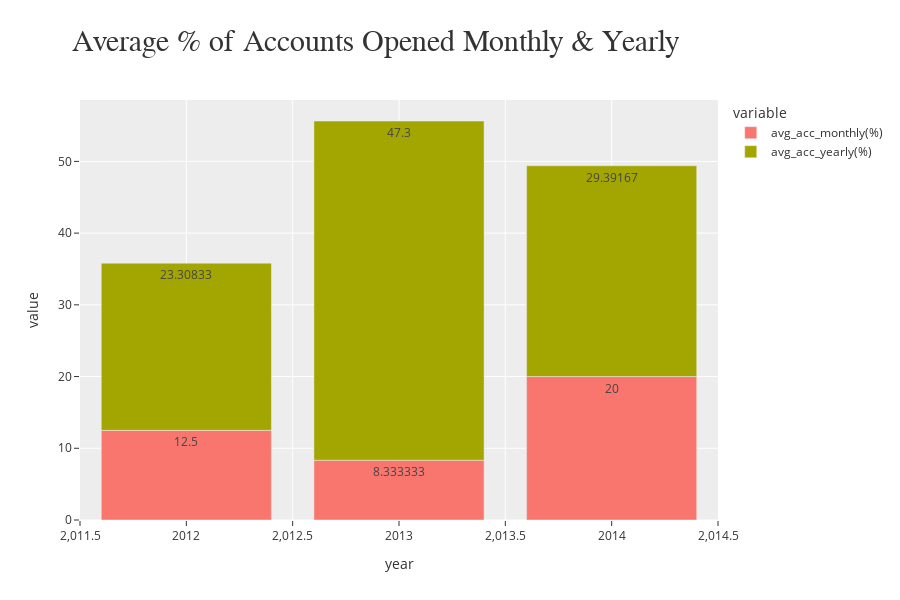

Notebook code for this chart:
### Code cell
fig = plx.bar(total_average, x='year', y=['avg_acc_monthly(%)', 'avg_acc_yearly(%)'], text_auto=True, 
              title='Average % of Accounts Opened Monthly & Yearly', template='ggplot2')
fig.update_layout(height=600, width=900, title=dict(x=0.08, y=0.95, font=dict(size=30, family='Times New Roman')))
fig.show()

### Figure 1 — Plotly figure (JSON) as saved in the notebook; plotly's stock layout.template omitted (floating-point values rounded to 4 significant figures)
{"data": [{"alignmentgroup": "True", "hovertemplate": "variable=avg_acc_monthly(%)<br>year=%{x}<br>value=%{y}<extra></extra>", "legendgroup": "avg_acc_monthly(%)", "marker": {"color": "#F8766D", "pattern": {"shape": ""}}, "name": "avg_acc_monthly(%)", "offsetgroup": "avg_acc_monthly(%)", "orientation": "v", "showlegend": true, "textposition": "auto", "texttemplate": "%{y}", "type": "bar", "x": [2012, 2013, 2014], "xaxis": "x", "y": [12.5, 8.333, 20], "yaxis": "y"}, {"alignmentgroup": "True", "hovertemplate": "variable=avg_acc_yearly(%)<br>year=%{x}<br>value=%{y}<extra></extra>", "legendgroup": "avg_acc_yearly(%)", "marker": {"color": "#A3A500", "pattern": {"shape": ""}}, "name": "avg_acc_yearly(%)", "offsetgroup": "avg_acc_yearly(%)", "orientation": "v", "showlegend": true, "textposition": "auto", "texttemplate": "%{y}", "type": "bar", "x": [2012, 2013, 2014], "xaxis": "x", "y": [23.31, 47.3, 29.39], "yaxis": "y"}], "layout": {"barmode": "relative", "height": 600, "legend": {"title": {"text": "variable"}, "tracegroupgap": 0}, "title": {"font": {"family": "Times New Roman", "size": 30}, "text": "Average % of Accounts Opened Monthly & Yearly", "x": 0.08, "y": 0.95}, "width": 900, "xaxis": {"anchor": "y", "domain": [0, 1], "title": {"text": "year"}}, "yaxis": {"anchor": "x", "domain": [0, 1], "title": {"text": "value"}}}}
